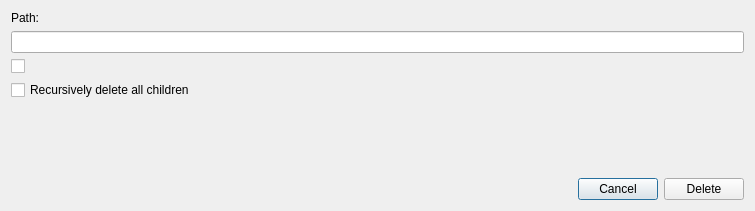
<?xml version="1.0" encoding="UTF-8"?>
<ui version="4.0">
 <class>DeleteNodeDialog</class>
 <widget class="QDialog" name="DeleteNodeDialog">
  <property name="geometry">
   <rect>
    <x>0</x>
    <y>0</y>
    <width>755</width>
    <height>211</height>
   </rect>
  </property>
  <property name="windowTitle">
   <string>Delete Node</string>
  </property>
  <layout class="QVBoxLayout" name="verticalLayout">
   <item>
    <widget class="QLabel" name="label">
     <property name="text">
      <string>Path:</string>
     </property>
    </widget>
   </item>
   <item>
    <widget class="QLineEdit" name="pathLineEdit">
     <property name="readOnly">
      <bool>true</bool>
     </property>
    </widget>
   </item>
   <item>
    <widget class="QCheckBox" name="versionCheckBox">
     <property name="text">
      <string/>
     </property>
    </widget>
   </item>
   <item>
    <widget class="QCheckBox" name="recursiveCheckBox">
     <property name="text">
      <string>Recursively delete all children</string>
     </property>
    </widget>
   </item>
   <item>
    <spacer name="verticalSpacer">
     <property name="orientation">
      <enum>Qt::Vertical</enum>
     </property>
     <property name="sizeHint" stdset="0">
      <size>
       <width>20</width>
       <height>40</height>
      </size>
     </property>
    </spacer>
   </item>
   <item>
    <layout class="QHBoxLayout" name="horizontalLayout">
     <item>
      <spacer name="horizontalSpacer">
       <property name="orientation">
        <enum>Qt::Horizontal</enum>
       </property>
       <property name="sizeHint" stdset="0">
        <size>
         <width>40</width>
         <height>20</height>
        </size>
       </property>
      </spacer>
     </item>
     <item>
      <widget class="QPushButton" name="cancelButton">
       <property name="text">
        <string>Cancel</string>
       </property>
      </widget>
     </item>
     <item>
      <widget class="QPushButton" name="deleteButton">
       <property name="text">
        <string>Delete</string>
       </property>
      </widget>
     </item>
    </layout>
   </item>
  </layout>
 </widget>
 <layoutdefault spacing="6" margin="11"/>
 <resources/>
 <connections/>
</ui>
